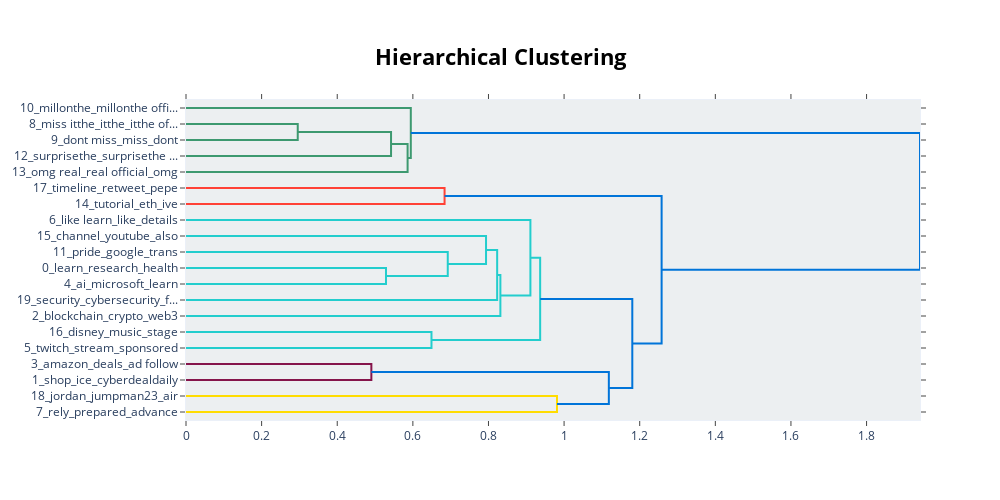

Source (notebook cell):
### Code cell
model.visualize_hierarchy(top_n_topics=20)

### Figure 1 — Plotly figure (JSON) as saved in the notebook; plotly's stock layout.template omitted (floating-point values rounded to 4 significant figures)
{"data": [{"hoverinfo": "text", "marker": {"color": "rgb(61,153,112)"}, "mode": "lines", "type": "scatter", "x": [0, 0.2955, 0.2955, 0], "xaxis": "x", "y": [-15, -15, -25, -25], "yaxis": "y"}, {"hoverinfo": "text", "marker": {"color": "rgb(61,153,112)"}, "mode": "lines", "type": "scatter", "x": [0.2955, 0.5423, 0.5423, 0], "xaxis": "x", "y": [-20, -20, -35, -35], "yaxis": "y"}, {"hoverinfo": "text", "marker": {"color": "rgb(61,153,112)"}, "mode": "lines", "type": "scatter", "x": [0.5423, 0.5861, 0.5861, 0], "xaxis": "x", "y": [-27.5, -27.5, -45, -45], "yaxis": "y"}, {"hoverinfo": "text", "marker": {"color": "rgb(61,153,112)"}, "mode": "lines", "type": "scatter", "x": [0, 0.5946, 0.5946, 0.5861], "xaxis": "x", "y": [-5, -5, -36.25, -36.25], "yaxis": "y"}, {"hoverinfo": "text", "marker": {"color": "rgb(255,65,54)"}, "mode": "lines", "type": "scatter", "x": [0, 0.6839, 0.6839, 0], "xaxis": "x", "y": [-55, -55, -65, -65], "yaxis": "y"}, {"hoverinfo": "text", "marker": {"color": "rgb(35,205,205)"}, "mode": "lines", "type": "scatter", "x": [0, 0.5289, 0.5289, 0], "xaxis": "x", "y": [-105, -105, -115, -115], "yaxis": "y"}, {"hoverinfo": "text", "marker": {"color": "rgb(35,205,205)"}, "mode": "lines", "type": "scatter", "x": [0, 0.6923, 0.6923, 0.5289], "xaxis": "x", "y": [-95, -95, -110, -110], "yaxis": "y"}, {"hoverinfo": "text", "marker": {"color": "rgb(35,205,205)"}, "mode": "lines", "type": "scatter", "x": [0, 0.7935, 0.7935, 0.6923], "xaxis": "x", "y": [-85, -85, -102.5, -102.5], "yaxis": "y"}, {"hoverinfo": "text", "marker": {"color": "rgb(35,205,205)"}, "mode": "lines", "type": "scatter", "x": [0.7935, 0.823, 0.823, 0], "xaxis": "x", "y": [-93.75, -93.75, -125, -125], "yaxis": "y"}, {"hoverinfo": "text", "marker": {"color": "rgb(35,205,205)"}, "mode": "lines", "type": "scatter", "x": [0.823, 0.8315, 0.8315, 0], "xaxis": "x", "y": [-109.4, -109.4, -135, -135], "yaxis": "y"}, {"hoverinfo": "text", "marker": {"color": "rgb(35,205,205)"}, "mode": "lines", "type": "scatter", "x": [0, 0.9109, 0.9109, 0.8315], "xaxis": "x", "y": [-75, -75, -122.2, -122.2], "yaxis": "y"}, {"hoverinfo": "text", "marker": {"color": "rgb(35,205,205)"}, "mode": "lines", "type": "scatter", "x": [0, 0.6493, 0.6493, 0], "xaxis": "x", "y": [-145, -145, -155, -155], "yaxis": "y"}, {"hoverinfo": "text", "marker": {"color": "rgb(35,205,205)"}, "mode": "lines", "type": "scatter", "x": [0.9109, 0.9367, 0.9367, 0.6493], "xaxis": "x", "y": [-98.59, -98.59, -150, -150], "yaxis": "y"}, {"hoverinfo": "text", "marker": {"color": "rgb(133,20,75)"}, "mode": "lines", "type": "scatter", "x": [0, 0.4903, 0.4903, 0], "xaxis": "x", "y": [-165, -165, -175, -175], "yaxis": "y"}, {"hoverinfo": "text", "marker": {"color": "rgb(255,220,0)"}, "mode": "lines", "type": "scatter", "x": [0, 0.9812, 0.9812, 0], "xaxis": "x", "y": [-185, -185, -195, -195], "yaxis": "y"}, {"hoverinfo": "text", "marker": {"color": "rgb(0,116,217)"}, "mode": "lines", "type": "scatter", "x": [0.4903, 1.118, 1.118, 0.9812], "xaxis": "x", "y": [-170, -170, -190, -190], "yaxis": "y"}, {"hoverinfo": "text", "marker": {"color": "rgb(0,116,217)"}, "mode": "lines", "type": "scatter", "x": [0.9367, 1.18, 1.18, 1.118], "xaxis": "x", "y": [-124.3, -124.3, -180, -180], "yaxis": "y"}, {"hoverinfo": "text", "marker": {"color": "rgb(0,116,217)"}, "mode": "lines", "type": "scatter", "x": [0.6839, 1.258, 1.258, 1.18], "xaxis": "x", "y": [-60, -60, -152.1, -152.1], "yaxis": "y"}, {"hoverinfo": "text", "marker": {"color": "rgb(0,116,217)"}, "mode": "lines", "type": "scatter", "x": [0.5946, 1.941, 1.941, 1.258], "xaxis": "x", "y": [-20.62, -20.62, -106.1, -106.1], "yaxis": "y"}], "layout": {"autosize": false, "height": 500, "hoverlabel": {"bgcolor": "white", "font": {"family": "Rockwell", "size": 16}}, "hovermode": "closest", "plot_bgcolor": "#ECEFF1", "showlegend": false, "title": {"font": {"color": "Black", "size": 22}, "text": "<b>Hierarchical Clustering</b>", "x": 0.5, "xanchor": "center", "yanchor": "top"}, "width": 1000, "xaxis": {"mirror": "allticks", "rangemode": "tozero", "showgrid": false, "showline": true, "showticklabels": true, "ticks": "outside", "type": "linear", "zeroline": false}, "yaxis": {"mirror": "allticks", "range": [-200, 0], "rangemode": "tozero", "showgrid": false, "showline": true, "showticklabels": true, "tickmode": "array", "ticks": "outside", "ticktext": ["10_millonthe_millonthe offi...", "8_miss itthe_itthe_itthe of...", "9_dont miss_miss_dont", "12_surprisethe_surprisethe ...", "13_omg real_real official_omg", "17_timeline_retweet_pepe", "14_tutorial_eth_ive", "6_like learn_like_details", "15_channel_youtube_also", "11_pride_google_trans", "0_learn_research_health", "4_ai_microsoft_learn", "19_security_cybersecurity_f...", "2_blockchain_crypto_web3", "16_disney_music_stage", "5_twitch_stream_sponsored", "3_amazon_deals_ad follow", "1_shop_ice_cyberdealdaily", "18_jordan_jumpman23_air", "7_rely_prepared_advance"], "tickvals": [-5, -15, -25, -35, -45, -55, -65, -75, -85, -95, -105, -115, -125, -135, -145, -155, -165, -175, -185, -195], "type": "linear", "zeroline": false}}}
